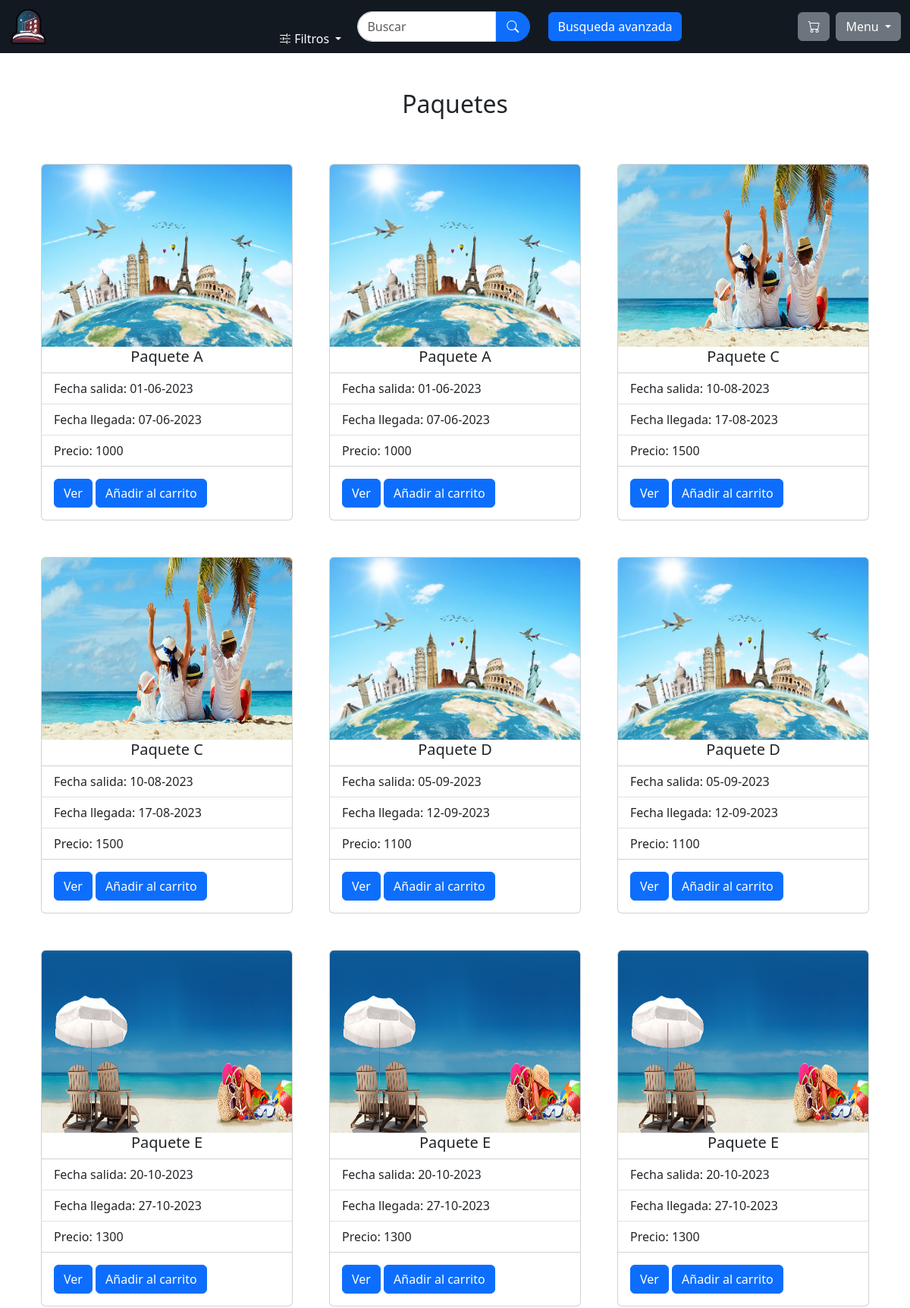
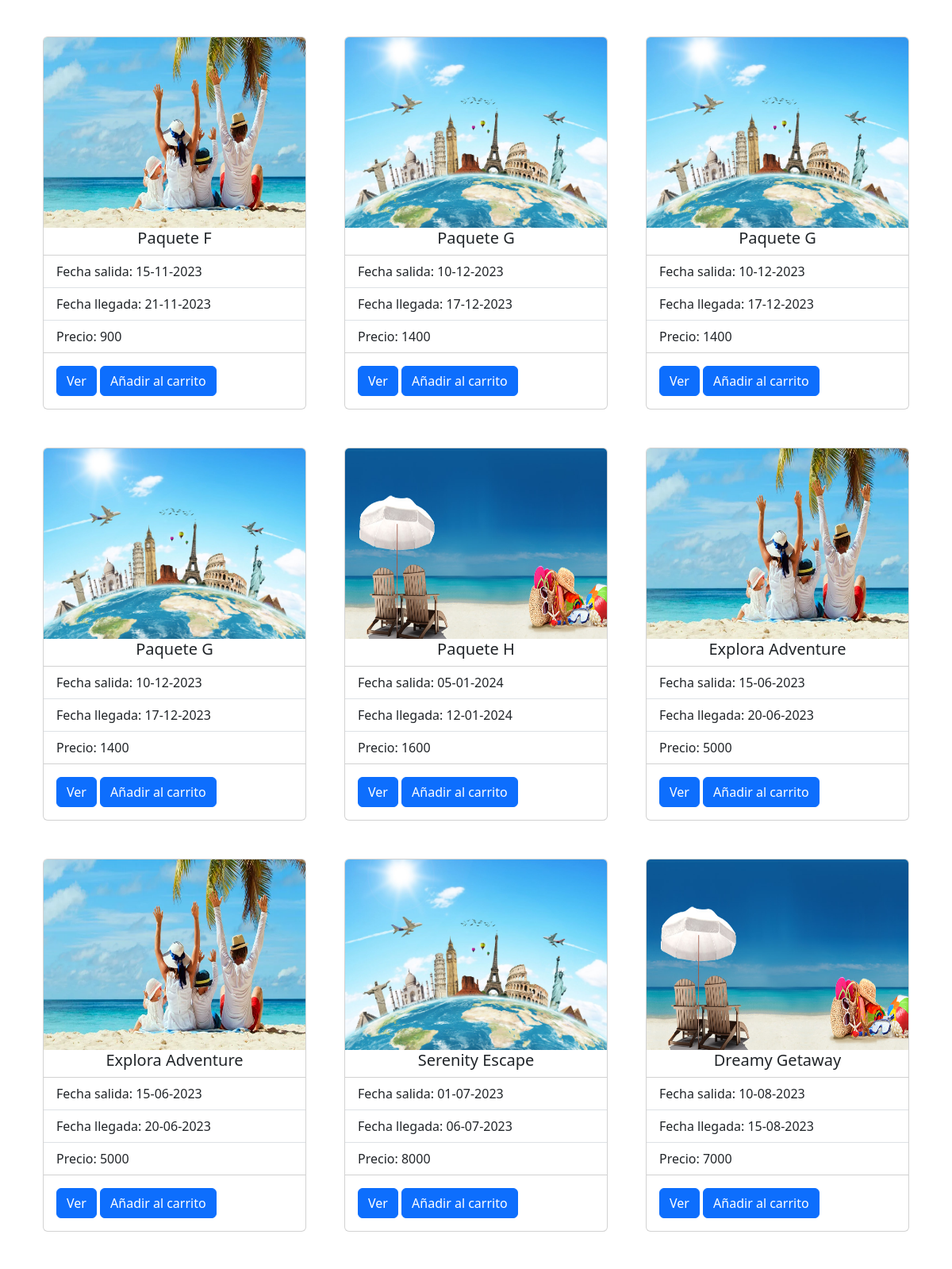
/prestigetravels/PHP/busqueda.php (upper part), run on the app's committed database (2 pictures, top to bottom).
### tables this page shows
CREATE TABLE `paquetes` (
  `id_paquete` int(11) NOT NULL,
  `nombre` varchar(255) NOT NULL,
  `aerolinea_ida` varchar(255) NOT NULL,
  `aerolinea_vuelta` varchar(255) NOT NULL,
  `fecha_salida` date NOT NULL,
  `fecha_llegada` date NOT NULL,
  `noches_totales` int(11) NOT NULL,
  `precio` int(11) NOT NULL,
  `num_disponibles` int(11) NOT NULL,
  `num_totales` int(11) NOT NULL,
  `persona_por_paquete` int(11) NOT NULL
);

### prestigetravels/PHP/busqueda.php (the view, shortened to what this page needs)
<?php
include("connection.php");
?>
<?php
if ($_SERVER["REQUEST_METHOD"] == "GET") {
	$fecha_inicio = isset($_GET["fecha_inicio"]) ? $_GET["fecha_inicio"] : "";
	$fecha_fin = isset($_GET["fecha_fin"]) ? $_GET["fecha_fin"] : "";
	$ciudad = isset($_GET["ciudad"]) ? $_GET["ciudad"] : "";
	$avanzada = !isset($_GET["Avanzada"]) ? 0 : $_GET["Avanzada"];
	$search = isset($_GET["search"]) ? $_GET["search"] : "";
	if ($avanzada != 1) {
		$query_paquete = 'SELECT paquetes.id_paquete, paquetes.fecha_llegada, paquetes.fecha_salida,paquetes.nombre,
		hoteles.ciudad, paquetes.precio, paquetes.num_disponibles
		FROM paquetes
		LEFT JOIN paquetes_hotel ON paquetes.id_paquete = paquetes_hotel.id_paquete
		LEFT JOIN hoteles ON paquetes_hotel.id_hotel = hoteles.id_hotel
		-- GROUP BY paquetes.id_paquete, hoteles.ciudad
		WHERE (paquetes.fecha_llegada = ? OR ? = "")
		AND (paquetes.fecha_salida = ? OR ? = "")
		AND (paquetes.nombre LIKE ? OR ? = "")
		AND (hoteles.ciudad LIKE ? OR ? = "")
		AND paquetes.num_disponibles > 0;';
		$search_param = "%" . $search . "%";
		$preRes = $conn->prepare($query_paquete);
		$preRes->bind_param("ssssssss", $fecha_fin, $fecha_fin, $fecha_inicio, $fecha_inicio, $search_param, $search, $ciudad, $ciudad);
		$preRes->execute();
		$preRes = $preRes->get_result();
		$result_search_paquete = $preRes->fetch_all(MYSQLI_ASSOC);
	}
} else {
	header('Location: error.php');
}
?>
<!DOCTYPE html>
<html lang="en">
<head>
	<?php include("head.php"); ?>
</head>
<body>
	<header>
		<?php include("nav.php"); ?>
	</header>
	<div class="container mb-5">
		<?php if (!isset($_GET["solo_hoteles"]) || (isset($_GET["solo_paquetes"])  && isset($_GET["solo_hoteles"]))) : ?>
			<div class="d-flex justify-content-center mt-5 align-items-center">
				<h2>Paquetes</h2>
			</div>
			<div class="container mt-1">
				<div class="row g-5 mt-1">
					<?php foreach ($result_search_paquete as $i => $paquete) : ?>
						<?php
						$fecha_salida = date("d-m-Y", strtotime($paquete["fecha_salida"]));
						$fecha_llegada = date("d-m-Y", strtotime($paquete["fecha_llegada"]));
						$id_paquete = $paquete["id_paquete"];
						$url_paquete = "infoPaquete.php?id=" . $id_paquete;
						?>
						<div class="col col-md-4 col-lg-4">
							<div class="card">
								<img src="/IMG/paquete<?php echo ($id_paquete % 3) ?>.jpg" class="card-img-top" alt="..." style="height: 30vh">
								<div class="card-body card-body-custom">
									<h5 class="card-title"><?php echo $paquete["nombre"] ?></h5>
								</div>
								<ul class="list-group list-group-flush">
									<li class="list-group-item">Fecha salida: <?php echo $fecha_salida ?></li>
									<li class="list-group-item">Fecha llegada: <?php echo $fecha_llegada ?></li>
									<li class="list-group-item">Precio: <?php echo $paquete["precio"] ?></li>
								</ul>
								<div class="card-body">
									<form action="añadirCarro.php" method="post">
										<a href="<?php echo $url_paquete ?>" class="btn btn-primary">Ver</a>
										<input class="btn btn-primary" type="submit" name="Añadir" value="Añadir al carrito" />
									</form>
								</div>
							</div>
						</div>
					<?php endforeach; ?>
				</div>
			</div>
		<?php endif ?>
	</div>
</body>
</html>

### prestigetravels/PHP/head.php (shortened to what this page needs)
   <link href="https://cdn.jsdelivr.net/npm/bootstrap@5.3.0-alpha3/dist/css/bootstrap.min.css" rel="stylesheet"
/>
   <link rel="stylesheet" href="https://cdn.jsdelivr.net/npm/bootstrap-icons@1.10.5/font/bootstrap-icons.css" />
   <link rel="stylesheet" href="https://cdnjs.cloudflare.com/ajax/libs/font-awesome/5.15.3/css/all.min.css">
   <link rel="stylesheet" href="/CSS/styles.css" />

### prestigetravels/PHP/nav.php (shortened to what this page needs)
<nav class="navbar navbar-expand-lg custom-nav" style="background-color: #131921;">
    <div class="container-fluid d-flex align-items-center">
        <div class="col-md-1 col-lg-1">
            <a href="index.php" class="navbar-brand">
                <img src='../IMG/logo.png' alt="logo" width="50" height="50" />
            </a>
        </div>
        <div class="col-md-5 col-lg-5 offset-md-2 d-flex  align-items-center">
            <form method="GET" action="busqueda.php" class="d-flex input-group">
                <div class="dropdown filter-btn me-1">
                    <button class="btn dropdown-toggle" type="button" data-bs-toggle="dropdown" aria-expanded="false">
                        <i class="bi bi-sliders2"></i>
                        Filtros
                    </button>
                </div>
                <div class="col ms-1 d-flex align-items-center">
                    <input type="search" id="form1" name="search" class="form-control search" style="height:40px" placeholder="Buscar" />
                    <button type="submit" class="btn btn-primary search-btn" style="width: 50px">
                        <i class="bi bi-search"></i>
                    </button>
                </div>
            </form>
            <div class="col-md-3 col-lg-3 ms-4">
                <a href="busquedaAvanzada.php" class="btn btn-primary truncate-text2">Busqueda avanzada</a>
            </div>
        </div>
        <div class="d-flex col-md-3 col-lg-3 justify-content-end">
            <a href="carrito.php" class="btn btn-secondary me-2"><i class="bi bi-cart"></i></a>
            <div class="dropdown">
                <?php if (isset($_SESSION["rut"])) : ?>
                    <button class="btn btn-secondary dropdown-toggle" type="button" data-bs-toggle="dropdown" aria-expanded="false">
                        <span class="truncate-text"><?php echo $_SESSION["nombre"] ?></span>
                    </button>
                    <ul class="dropdown-menu dropdown-menu-end w-auto">
                        <li><a class="dropdown-item" href="profile.php">Perfil</a></li>
                        <li><a class="dropdown-item" href="wishList.php">Wish list</a></li>
                        <li><a class="dropdown-item" href="logout.php">Log Out</a></li>
                    </ul>
                <?php else : ?>
                    <button class="btn btn-secondary dropdown-toggle" type="button" data-bs-toggle="dropdown" aria-expanded="false">
                        Menu
                    </button>
                <?php endif ?>
            </div>
        </div>
    </div>
</nav>

### prestigetravels/CSS/styles.css (style rules this page uses)
.search { border-top-left-radius: 50px !important; border-top-right-radius: 0px; border-bottom-right-radius: 0px; border-bottom-left-radius: 50px !important; }
.search-btn { border-radius: 50px; border-top-left-radius: 0px; border-top-right-radius: 50px; border-bottom-right-radius: 50px; border-bottom-left-radius: 0px; height: 40px; }
.filter-btn button { border-radius: 10% !important; background-color: #131921; border-color: transparent !important; color: rgb(255, 255, 255) !important; }
.filter-btn { align-items: end; display: flex; margin-top: 4vh; }
.card-body-custom { align-items: center; justify-content: center; display: flex; height: 0.1%; padding: 1px; }
.custom-nav { padding-top: 0; padding-bottom: 0; }
.truncate-text2 { display: inline-block; white-space: nowrap; overflow: hidden; text-overflow: ellipsis; max-width: 25vh }

### data on the page
paquetes: nombre "Paquete A", fecha_salida "01-06-2023", fecha_llegada "07-06-2023", precio "1000"
paquetes: nombre "Paquete C", fecha_salida "10-08-2023", fecha_llegada "17-08-2023", precio "1500"
paquetes: nombre "Paquete D", fecha_salida "05-09-2023", fecha_llegada "12-09-2023", precio "1100"
paquetes: nombre "Paquete E", fecha_salida "20-10-2023", fecha_llegada "27-10-2023", precio "1300"
paquetes: nombre "Paquete F", fecha_salida "15-11-2023", fecha_llegada "21-11-2023", precio "900"
paquetes: nombre "Paquete G", fecha_salida "10-12-2023", fecha_llegada "17-12-2023", precio "1400"
paquetes: nombre "Paquete H", fecha_salida "05-01-2024", fecha_llegada "12-01-2024", precio "1600"
paquetes: nombre "Explora Adventure", fecha_salida "15-06-2023", fecha_llegada "20-06-2023", precio "5000"
paquetes: nombre "Serenity Escape", fecha_salida "01-07-2023", fecha_llegada "06-07-2023", precio "8000"
paquetes: nombre "Dreamy Getaway", fecha_salida "10-08-2023", fecha_llegada "15-08-2023", precio "7000"
